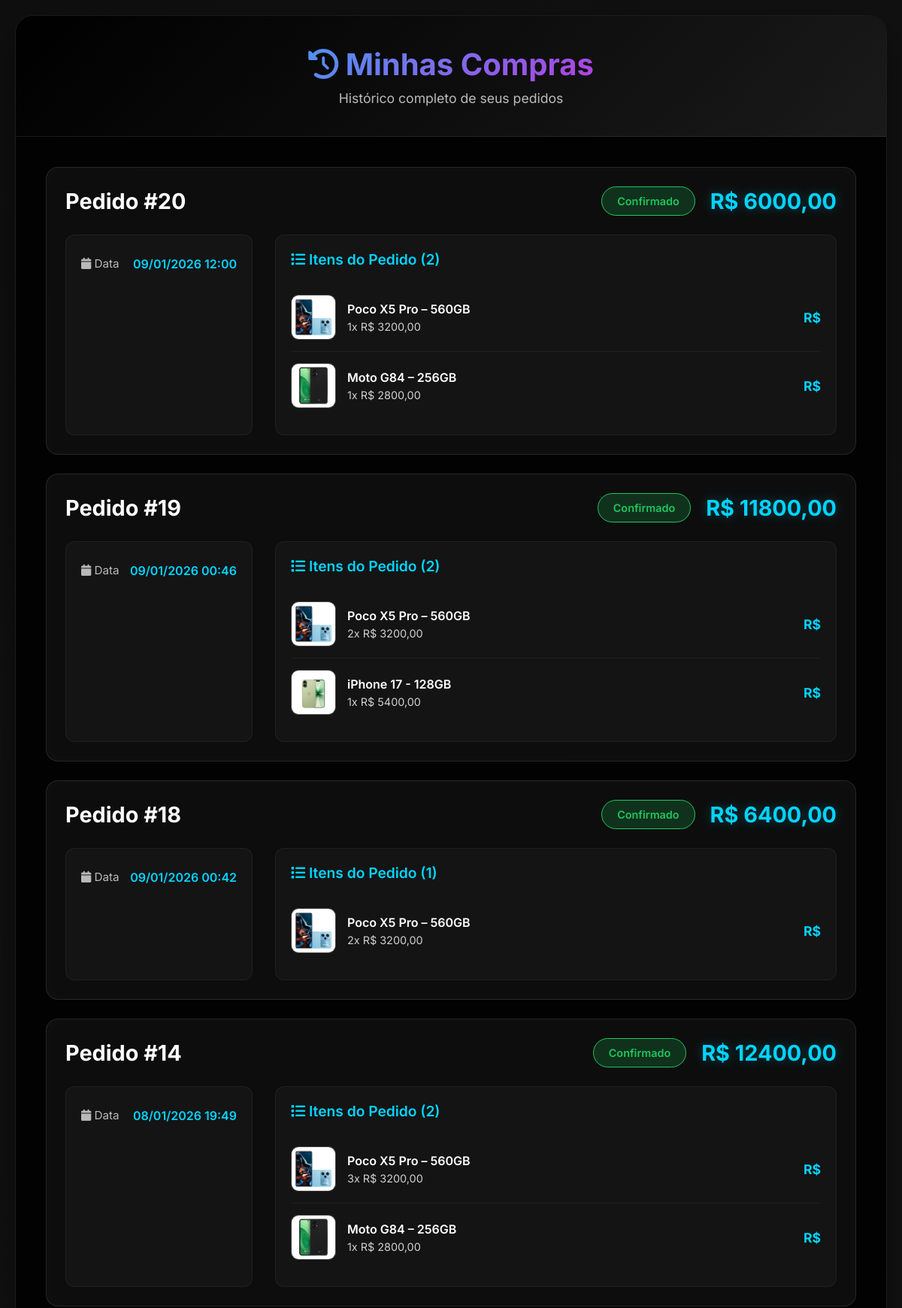
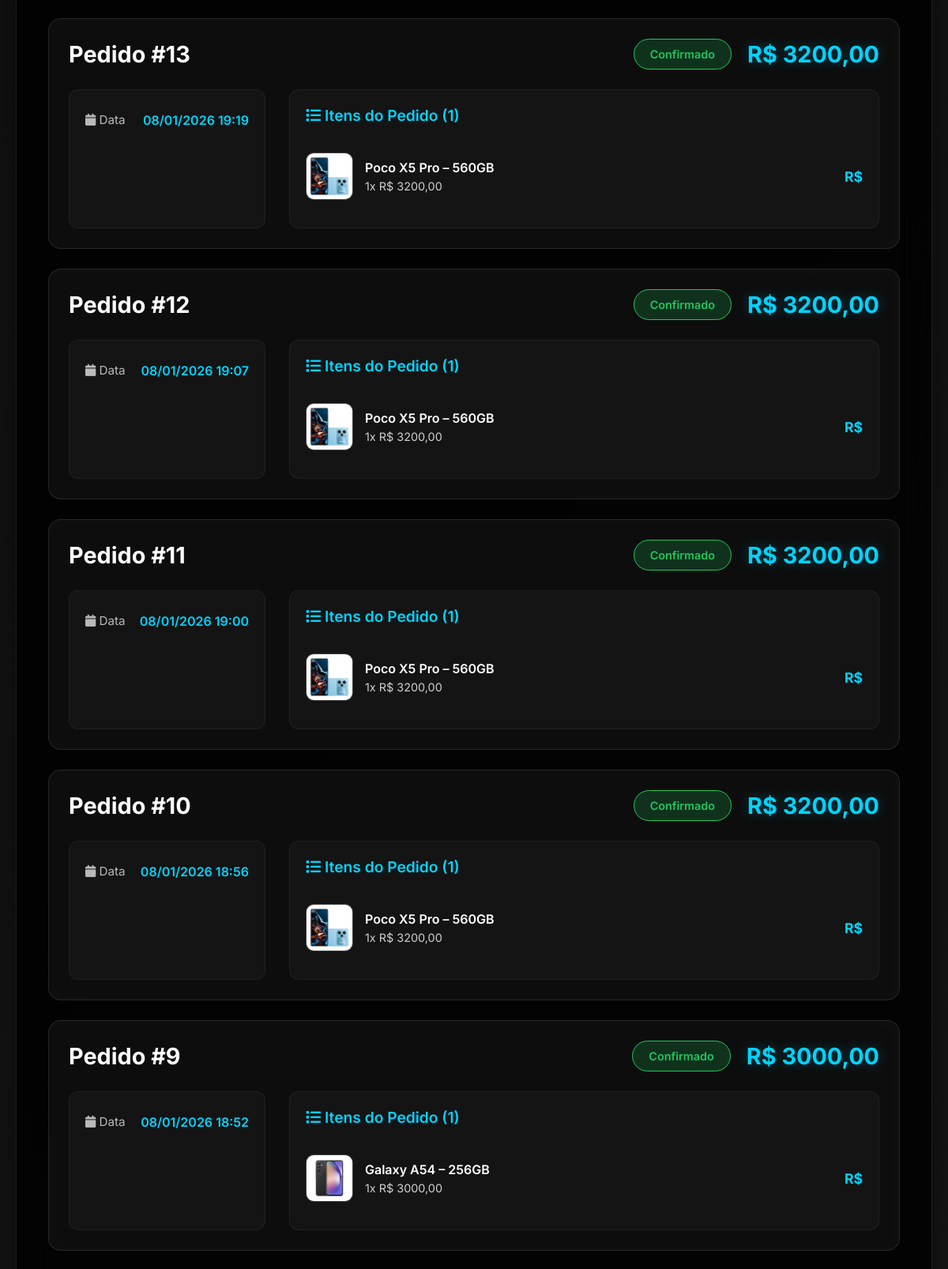
Screenshot of /minhas-compras/ (signed in, upper part) with the database file from the repository (2 pictures, top to bottom).
### loja/models.py (models this page shows, shortened)
class Pedido(models.Model):
    STATUS_CHOICES = [
        ('pendente', 'Pendente'),
        ('confirmado', 'Confirmado'),
        ('enviado', 'Enviado'),
        ('entregue', 'Entregue'),
        ('cancelado', 'Cancelado'),
    ]
    cliente = models.ForeignKey(Cliente, on_delete=models.CASCADE)
    data_pedido = models.DateTimeField(auto_now_add=True)
    status = models.CharField(max_length=20, choices=STATUS_CHOICES)
    valor_total = models.DecimalField(max_digits=10, decimal_places=2)
    class Meta:
        ordering = ['-data_pedido']

class ItemPedido(models.Model):
    pedido = models.ForeignKey(Pedido, on_delete=models.CASCADE, related_name='itens')
    produto = models.ForeignKey(Produto, on_delete=models.CASCADE)
    quantidade = models.IntegerField(default=1)
    preco_unitario = models.DecimalField(max_digits=10, decimal_places=2)

class Produto(models.Model):
    nome = models.CharField(max_length=200)
    categoria = models.ForeignKey(Categoria, on_delete=models.CASCADE)
    descricao = models.TextField()
    preco = models.DecimalField(max_digits=10, decimal_places=2)
    estoque = models.IntegerField(default=0)
    imagem = models.ImageField(upload_to='produtos/', blank=True, null=True)
    especificacoes = models.TextField(blank=True)
    destaque = models.BooleanField(default=False)
    ativo = models.BooleanField(default=True)
    data_cadastro = models.DateTimeField(auto_now_add=True)
    data_atualizacao = models.DateTimeField(auto_now=True)
    ativo = models.BooleanField(default=True)  # CONTROLE DE VISIBILIDADE
    class Meta:
        ordering = ['-data_cadastro']

### loja/views.py (the view)
# urls.py: path("minhas-compras/", views.historico_compras, name="historico_compras"),
def historico_compras(request):
    if not request.user.is_authenticated:
        return redirect("login")
    cliente = Cliente.objects.filter(usuario=request.user).first()
    pedidos = (
        Pedido.objects.filter(cliente=cliente).order_by("-data_pedido")
        if cliente
        else []
    )
    return render(request, "loja/historico_compras.html", {"pedidos": pedidos})

### loja/context_processors.py (called while the page is built)
def carrinho_context(request):
    return {
        'carrinho': Carrinho(request)
    }

### templates/loja/historico_compras.html (shortened to what this page needs)
<!DOCTYPE html>
<html lang="pt-BR">
<head>
    <link rel="stylesheet" href="https://cdnjs.cloudflare.com/ajax/libs/font-awesome/6.4.0/css/all.min.css">
</head>
<body>
    <div class="container">
        <div class="header">
            <h1><i class="fas fa-history"></i> Minhas Compras</h1>
            <p>Histórico completo de seus pedidos</p>
        </div>
        <div class="content">
            {% if pedidos %}
                {% for pedido in pedidos %}
                <div class="order-card">
                    <div class="order-header">
                        <div class="order-number">Pedido #{{ pedido.id }}</div>
                        <div style="display: flex; gap: 20px; align-items: center;">
                            <span class="status-badge status-{{ pedido.status }}">
                                {{ pedido.status|title }}
                            </span>
                            <span class="order-total">R$ {{ pedido.valor_total|floatformat:2 }}</span>
                        </div>
                    </div>
                    <div class="order-details">
                        <div class="order-meta">
                            <div class="meta-row">
                                <span class="meta-label"><i class="fas fa-calendar"></i> Data</span>
                                <span class="meta-value">{{ pedido.data_pedido|date:"d/m/Y H:i" }}</span>
                            </div>
                        </div>
                        <div class="items-list">
                            <div class="items-title">
                                <i class="fas fa-list"></i> Itens do Pedido ({{ pedido.itens.count }})
                            </div>
                            {% for item in pedido.itens.all %}
                            <div class="item-row">
                                <div class="item-info">
                                    {% if item.produto.imagem %}
                                    <img src="{{ item.produto.imagem.url }}" alt="{{ item.produto.nome }}" class="item-image">
                                    {% else %}
                                    <div class="item-image" style="background: rgba(255,255,255,0.1); display: flex; align-items: center; justify-content: center;">
                                        <i class="fas fa-mobile-alt" style="font-size: 1.5rem; color: #00d4ff;"></i>
                                    </div>
                                    {% endif %}
                                    <div class="item-details">
                                        <h4>{{ item.produto.nome }}</h4>
                                        <p>{{ item.quantidade }}x R$ {{ item.preco_unitario|floatformat:2 }}</p>
                                    </div>
                                </div>
                                <div style="font-weight: 700; color: #00d4ff; font-size: 1.1rem;">
                                    R$ {{ item.subtotal|floatformat:2 }}
                                </div>
                            </div>
                            {% endfor %}
                        </div>
                    </div>
                </div>
                {% endfor %}
            {% endif %}
        </div>
    </div>
</body>
</html>

### templates/loja/historico_compras.html (style rules this page uses)
* { margin: 0; padding: 0; box-sizing: border-box; }
body { font-family: 'Inter', sans-serif; background: linear-gradient(135deg, #0f0f0f 0%, #1a1a1a 100%); min-height: 100vh; padding: 20px; color: #ffffff; }
.container { max-width: 1200px; margin: 0 auto; background: rgba(0, 0, 0, 0.85); backdrop-filter: blur(20px); border-radius: 24px; box-shadow: 0 25px 50px rgba(0, 0, 0, 0.5); overflow: hidden; border: 1px solid rgba(255, 255, 255, 0.1); }
.header { background: linear-gradient(135deg, #000000 0%, #1a1a1a 100%); padding: 40px; text-align: center; border-bottom: 1px solid rgba(255, 255, 255, 0.1); }
.header h1 { font-size: 2.5rem; font-weight: 700; margin-bottom: 10px; background: linear-gradient(135deg, #00d4ff, #ff00d4); -webkit-background-clip: text; -webkit-text-fill-color: transparent; background-clip: text; }
.header p { opacity: 0.9; font-size: 1.1rem; color: rgba(255, 255, 255, 0.8); }
.content { padding: 40px; }
.order-card { background: rgba(255, 255, 255, 0.05); border-radius: 16px; padding: 25px; margin-bottom: 25px; border: 1px solid rgba(255, 255, 255, 0.1); backdrop-filter: blur(10px); }
.order-header { display: flex; justify-content: space-between; align-items: center; margin-bottom: 25px; flex-wrap: wrap; gap: 15px; }
.order-number { font-size: 1.8rem; font-weight: 700; color: #ffffff; }
.status-badge { padding: 10px 20px; border-radius: 25px; font-weight: 600; font-size: 0.9rem; text-transform: capitalize; border: 1px solid; }
.status-confirmado { background: rgba(34, 197, 94, 0.2); color: #22c55e; border-color: #22c55e; }
.order-total { font-size: 1.8rem; font-weight: 700; color: #00d4ff; text-shadow: 0 0 15px rgba(0, 212, 255, 0.3); }
.order-details { display: grid; grid-template-columns: 1fr 3fr; gap: 30px; margin-top: 20px; }
.order-meta { background: rgba(255, 255, 255, 0.03); padding: 20px; border-radius: 12px; border: 1px solid rgba(255, 255, 255, 0.05); }
.meta-row { display: flex; justify-content: space-between; padding: 8px 0; border-bottom: 1px solid rgba(255, 255, 255, 0.05); }
.meta-row:last-child { border-bottom: none; }
.meta-label { opacity: 0.7; font-size: 0.95rem; }
.meta-value { font-weight: 600; color: #00d4ff; }
.items-list { background: rgba(255, 255, 255, 0.03); padding: 20px; border-radius: 12px; border: 1px solid rgba(255, 255, 255, 0.05); }
.items-title { font-size: 1.2rem; color: #00d4ff; margin-bottom: 20px; font-weight: 600; }
.item-row { display: flex; justify-content: space-between; align-items: center; padding: 15px 0; border-bottom: 1px solid rgba(255, 255, 255, 0.05); }
.item-row:last-child { border-bottom: none; }
.item-info { display: flex; align-items: center; gap: 15px; }
.item-image { width: 60px; height: 60px; border-radius: 10px; object-fit: cover; border: 1px solid rgba(255, 255, 255, 0.2); }
.item-details h4 { font-weight: 600; margin-bottom: 5px; }
.item-details p { opacity: 0.8; font-size: 0.9rem; }

### rows the page displays
Pedido: id "20", status "Confirmado", valor_total "6000,00", data_pedido "09/01/2026 12:00", itens.count "2"
ItemPedido: produto.imagem (picture), produto.nome "Poco X5 Pro – 560GB", quantidade "1", preco_unitario "3200,00"
ItemPedido: produto.imagem (picture), produto.nome "Moto G84 – 256GB", quantidade "1", preco_unitario "2800,00"
Pedido: id "19", status "Confirmado", valor_total "11800,00", data_pedido "09/01/2026 00:46", itens.count "2"
ItemPedido: produto.imagem (picture), produto.nome "Poco X5 Pro – 560GB", quantidade "2", preco_unitario "3200,00"
ItemPedido: produto.imagem (picture), produto.nome "iPhone 17 - 128GB", quantidade "1", preco_unitario "5400,00"
Pedido: id "18", status "Confirmado", valor_total "6400,00", data_pedido "09/01/2026 00:42", itens.count "1"
ItemPedido: produto.imagem (picture), produto.nome "Poco X5 Pro – 560GB", quantidade "2", preco_unitario "3200,00"
Pedido: id "14", status "Confirmado", valor_total "12400,00", data_pedido "08/01/2026 19:49", itens.count "2"
ItemPedido: produto.imagem (picture), produto.nome "Poco X5 Pro – 560GB", quantidade "3", preco_unitario "3200,00"
ItemPedido: produto.imagem (picture), produto.nome "Moto G84 – 256GB", quantidade "1", preco_unitario "2800,00"
Pedido: id "13", status "Confirmado", valor_total "3200,00", data_pedido "08/01/2026 19:19", itens.count "1"
ItemPedido: produto.imagem (picture), produto.nome "Poco X5 Pro – 560GB", quantidade "1", preco_unitario "3200,00"
Pedido: id "12", status "Confirmado", valor_total "3200,00", data_pedido "08/01/2026 19:07", itens.count "1"
ItemPedido: produto.imagem (picture), produto.nome "Poco X5 Pro – 560GB", quantidade "1", preco_unitario "3200,00"
Pedido: id "11", status "Confirmado", valor_total "3200,00", data_pedido "08/01/2026 19:00", itens.count "1"
ItemPedido: produto.imagem (picture), produto.nome "Poco X5 Pro – 560GB", quantidade "1", preco_unitario "3200,00"
Pedido: id "10", status "Confirmado", valor_total "3200,00", data_pedido "08/01/2026 18:56", itens.count "1"
ItemPedido: produto.imagem (picture), produto.nome "Poco X5 Pro – 560GB", quantidade "1", preco_unitario "3200,00"
Pedido: id "9", status "Confirmado", valor_total "3000,00", data_pedido "08/01/2026 18:52", itens.count "1"
ItemPedido: produto.imagem (picture), produto.nome "Galaxy A54 – 256GB", quantidade "1", preco_unitario "3000,00"
